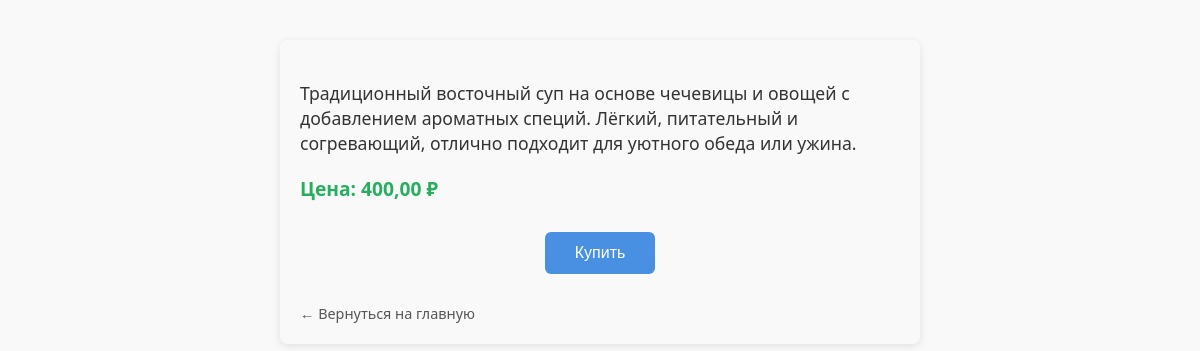
The page /dishes/6/ (signed in) on the database its author committed.
### dishes/models.py (models this page shows, shortened)
class Dish(models.Model):
    title = models.CharField(max_length=100)
    category = models.ForeignKey(Category, on_delete=models.CASCADE, related_name='dishes')
    image = models.ImageField(upload_to='dishes_image/', null=True, blank=True)
    description = models.TextField()
    price = models.DecimalField(max_digits=8, decimal_places=2)
    is_available = models.BooleanField(default=True)

### dishes/views.py (the view)
@login_required
def dishes_detail(request, pk):
    dish = get_object_or_404(Dish, pk=pk)
    return render(request, 'dishes/detail.html', {
        'dish': dish,
    })

### dishes/templates/dishes/detail.html (shortened to what this page needs)
<!DOCTYPE html>
<html lang="ru">
<head>
</head>
<body>
  <p class="description">{{ dish.description }}</p>
  <p class="price">Цена: {{ dish.price }} ₽</p>
  <form action="{% url 'dishes_buy' dish.pk %}" method="get">
    <button type="submit">Купить</button>
  </form>
  <a href="{% url 'index' %}" class="back-link">← Вернуться на главную</a>
</body>
</html>

### dishes/templates/dishes/detail.html (style rules this page uses)
body { font-family: 'Segoe UI', Tahoma, Geneva, Verdana, sans-serif; max-width: 600px; margin: 40px auto; padding: 20px; background: #f9f9f9; color: #333; border-radius: 8px; box-shadow: 0 2px 8px rgba(0,0,0,0.1); }
p.description { font-size: 1.1em; line-height: 1.4; margin-bottom: 20px; }
p.price { font-weight: bold; font-size: 1.2em; margin-bottom: 30px; color: #27ae60; }
form { text-align: center; }
button { background-color: #4a90e2; border: none; color: white; padding: 12px 30px; font-size: 1em; border-radius: 6px; cursor: pointer; transition: background-color 0.3s ease; }
a.back-link { display: inline-block; margin-top: 30px; color: #555; text-decoration: none; font-size: 0.9em; }

### rows shown on the page
Dish: description "Традиционный восточный суп на основе чечевицы и овощей с добавлением ароматных специй. Лёгкий, питательный и согревающий, отлично подходит для уютного обеда или ужина.", price "400,00"
